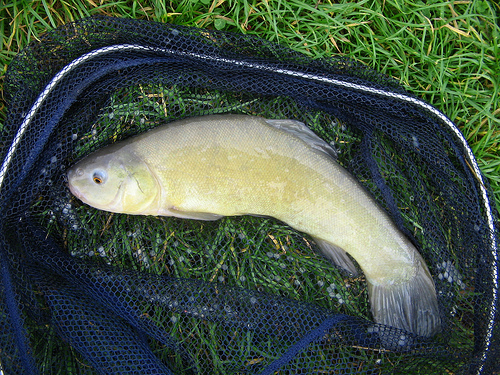
#> input picture 第四次模拟/图像处理/Imagedata/images/n01440764/ILSVRC2012_val_00046252.JPEG, 500 x 375 px; its folder holds only this picture in this run; the run also reads 2 pictures not shown here
$ jupyter execute --allow-errors test_image.ipynb
#> lines starting #> are read from the running program, lines starting #| are printed output that depends on the picture
[cell 1]
# task-start
# 重复运行和重复提交会失败，因为每次运行都改变了原来的图片
import numpy as np
import pandas as pd
import json
import cv2
import os


def img_processor(data_path, dst_size=(224, 224)):
    Image_std = [0.229, 0.224, 0.225]
    Image_mean = [0.485, 0.456, 0.406]
    _std = np.array(Image_std).reshape((1, 1, 3))
    _mean = np.array(Image_mean).reshape((1, 1, 3))
    image_src = cv2.imread(data_path)
    print('#'*10)
    print(image_src.shape[0])
    print('#'*10)
    # TODO
    # 调整当前image_src的尺寸
    image = cv2.resize(image_src, (256, 256))
    print('-'*10)
    print(image_src.shape[0])
    print('-'*10)
    print('*'*10)
    print(image.shape[0])
    print('*'*10)
    # 想象从一个大正方形中剪出一个小正方形，大正方形的边长减去小正方形的边长正是左右两边的差值之和，除以二就是一边的差值
    # 假设图像尺寸为256*256，目标尺寸为224*224，那么图像调整的初始像素及结束像素值分别为(256-224)//2 = 16 和 初始像素 + 224 = 240
    # 计算图像调整的初始像素及结束像素值，注意opencv的像素点位置坐标为先行后列(y,x)且初始为0
    startx = (image.shape[1] - dst_size[1]) // 2  # (256-224)//2 = 16
    starty = (image.shape[0] - dst_size[0]) // 2
    endx = startx + dst_size[1]  # 16 + 224 = 240
    endy = starty + dst_size[0]

    # 使用索引提取的方式完成图像截取[16:240,16:240]
    image = image_src[starty:endy, startx:endx]

    # 进行标准化
    image = (image - _mean) / _std

    # 写回
    cv2.imwrite(data_path, image)

    return image_src, image, (startx, starty)


def simple_generator(data_list, json_file, dst_size=(224, 224)):
    with open(json_file, "r") as f:
        data = json.load(f)
    folder_map = {v[0]: (int(k), v[1]) for k, v in data.items()}

    for img_path in data_list:
        image_src, image, (startx, starty) = img_processor(img_path, dst_size)
        label = folder_map[img_path.split("/")[-2]]
        yield image_src, image, label, (startx, starty)


def main():
    Image_path = "Imagedata/images"
    Json_path = "Imagedata/image_class_index.json"

    data_list = []
    for dirname, _, filenames in os.walk(Image_path):
        if os.path.basename(dirname).startswith("n"):
            for filename in filenames:
                data_list.append(os.path.join(dirname, filename))

    # 创建生成器
    generator = simple_generator(data_list, Json_path)

    # 查看示例，检查图像、标签等属性的正确性
    num_samples = 5
    for _ in range(num_samples):
        image_src, image, label, (startx, starty) = next(generator)
        print("SrcImage shape:", image_src.shape)
        print("Image shape:", image.shape)
        print("Label:", label)
        print("startx and starty:", (startx, starty))
#> this loop made 5 passes
#> label on passes 1 to 4: (0, 'tench'), (8, 'hen'), (13, 'junco'), (9, 'ostrich')
#| Label: (0, 'tench')
#| startx and starty: (16, 16)
#| Label: (8, 'hen')
#| startx and starty: (16, 16)
#| Label: (13, 'junco')
#| startx and starty: (16, 16)
#| Label: (9, 'ostrich')
#| startx and starty: (16, 16)
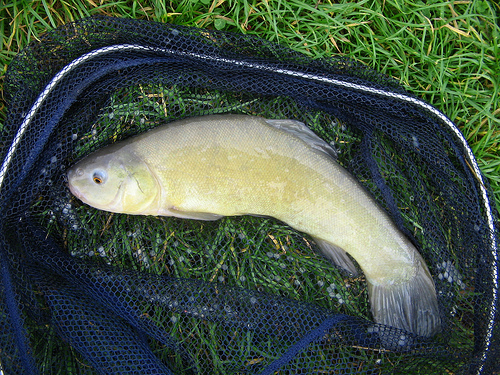
#> input picture 第四次模拟/图像处理/Imagedata/images/n01440764/ILSVRC2012_val_00046252.JPEG, 500 x 375 px
#> pass 1, in img_processor, `image = cv2.resize(image_src, (256, 256))`:
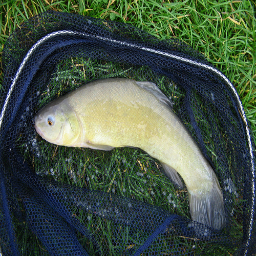
#> image: shape (256, 256, 3); mean B, G, R 71, 83.7, 68.5
#> pass 1, in img_processor, `image = image_src[starty:endy, startx:endx]`:
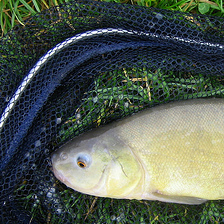
#> image: shape (224, 224, 3); mean B, G, R 83.2, 93, 83.8
#> pass 1, in img_processor, `cv2.imwrite(data_path, image)`:
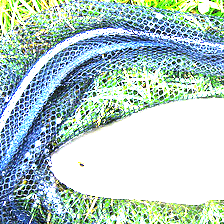
#> saved as ILSVRC2012_val_00046252.JPEG: shape (224, 224, 3); mean B, G, R 198.1, 202.3, 177.7
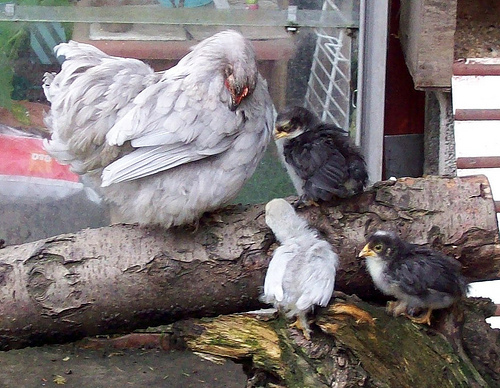
#> input picture 第四次模拟/图像处理/Imagedata/images/n01514859/ILSVRC2012_val_00037719.JPEG, 500 x 388 px


#> (the rest of this cell did not finish here and is left out)
